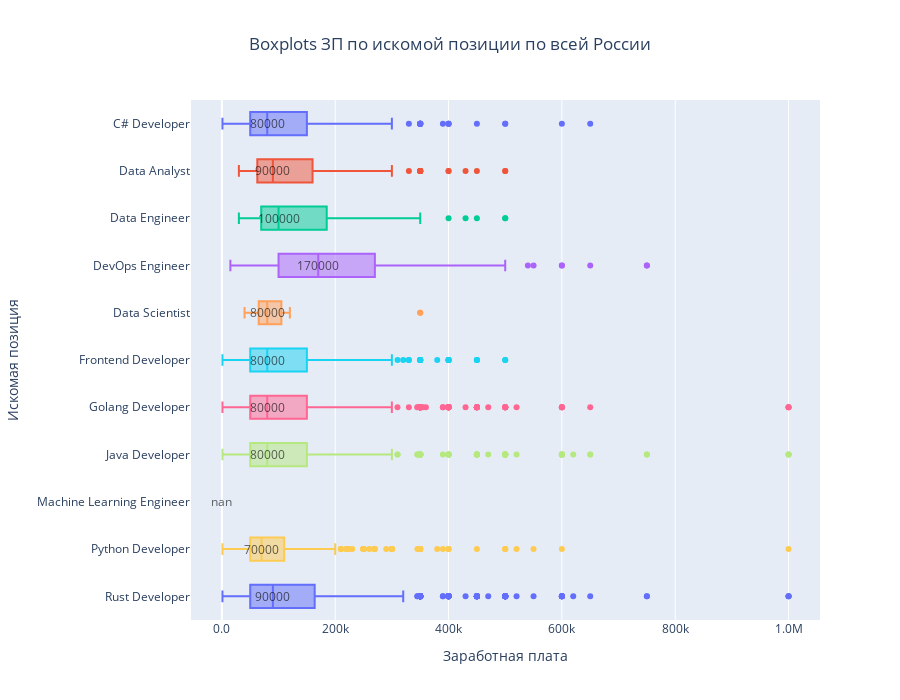

The notebook cell saved with this chart:
### Code cell
fig = px.box(preprocessed_df[["Искомая позиция", "ЗП"]], 
             x="ЗП", 
             y="Искомая позиция", 
             title="Boxplots ЗП по искомой позиции по всей России",
             labels={"ЗП": "Заработная плата", "Искомая позиция": "Искомая позиция"},
             height=700,
             color="Искомая позиция"
             )

fig.update_layout(
    xaxis=dict(
        tickformat='.2s',  # Использование разделителей тысяч
        title="Заработная плата",  # Заголовок оси Y
    ),
    yaxis_title="Искомая позиция",
    title_x=0.5,
    showlegend=False
)

for position in median_salary_by_positions['Искомая позиция']:
    median_value = median_salary_by_positions.loc[median_salary_by_positions['Искомая позиция'] == position, 'Медиана'].values[0]
    fig.add_annotation(
        x=median_value,
        y=position,
        text=f"{median_value:.0f}",
        showarrow=False,
        font=dict(color="black", size=12),
        opacity=0.6,
        align="center",
        # xshift=10,
    )

fig.show()

### Figure 1 — Plotly figure (JSON) as saved in the notebook; plotly's stock layout.template omitted (floating-point values rounded to 4 significant figures; data arrays with more than 128 entries replaced by an {"elided": "..."} marker saying what was removed)
{"data": [{"alignmentgroup": "True", "hovertemplate": "Искомая позиция=%{y}<br>Заработная плата=%{x}<extra></extra>", "legendgroup": "C# Developer", "marker": {"color": "#636efa"}, "name": "C# Developer", "notched": false, "offsetgroup": "C# Developer", "orientation": "h", "showlegend": true, "type": "box", "x": {"elided": "840 int values"}, "x0": " ", "xaxis": "x", "y": {"elided": "840 str values"}, "y0": " ", "yaxis": "y"}, {"alignmentgroup": "True", "hovertemplate": "Искомая позиция=%{y}<br>Заработная плата=%{x}<extra></extra>", "legendgroup": "Data Analyst", "marker": {"color": "#EF553B"}, "name": "Data Analyst", "notched": false, "offsetgroup": "Data Analyst", "orientation": "h", "showlegend": true, "type": "box", "x": {"elided": "339 int values"}, "x0": " ", "xaxis": "x", "y": {"elided": "339 str values"}, "y0": " ", "yaxis": "y"}, {"alignmentgroup": "True", "hovertemplate": "Искомая позиция=%{y}<br>Заработная плата=%{x}<extra></extra>", "legendgroup": "Data Engineer", "marker": {"color": "#00cc96"}, "name": "Data Engineer", "notched": false, "offsetgroup": "Data Engineer", "orientation": "h", "showlegend": true, "type": "box", "x": {"elided": "243 int values"}, "x0": " ", "xaxis": "x", "y": {"elided": "243 str values"}, "y0": " ", "yaxis": "y"}, {"alignmentgroup": "True", "hovertemplate": "Искомая позиция=%{y}<br>Заработная плата=%{x}<extra></extra>", "legendgroup": "DevOps Engineer", "marker": {"color": "#ab63fa"}, "name": "DevOps Engineer", "notched": false, "offsetgroup": "DevOps Engineer", "orientation": "h", "showlegend": true, "type": "box", "x": {"elided": "536 int values"}, "x0": " ", "xaxis": "x", "y": {"elided": "536 str values"}, "y0": " ", "yaxis": "y"}, {"alignmentgroup": "True", "hovertemplate": "Искомая позиция=%{y}<br>Заработная плата=%{x}<extra></extra>", "legendgroup": "Data Scientist", "marker": {"color": "#FFA15A"}, "name": "Data Scientist", "notched": false, "offsetgroup": "Data Scientist", "orientation": "h", "showlegend": true, "type": "box", "x": [null, null, null, 120000, 80000, 65000, null, null, 90000, 105000, 70000, 100000, null, null, null, null, null, 65000, null, 70000, 40000, 350000, null, null, null, null, 120000, 80000, 65000, null, null, 90000, 105000, 70000, 100000, null, null, null, null, null, 65000, null, 70000, 40000, 350000, null], "x0": " ", "xaxis": "x", "y": ["Data Scientist", "Data Scientist", "Data Scientist", "Data Scientist", "Data Scientist", "Data Scientist", "Data Scientist", "Data Scientist", "Data Scientist", "Data Scientist", "Data Scientist", "Data Scientist", "Data Scientist", "Data Scientist", "Data Scientist", "Data Scientist", "Data Scientist", "Data Scientist", "Data Scientist", "Data Scientist", "Data Scientist", "Data Scientist", "Data Scientist", "Data Scientist", "Data Scientist", "Data Scientist", "Data Scientist", "Data Scientist", "Data Scientist", "Data Scientist", "Data Scientist", "Data Scientist", "Data Scientist", "Data Scientist", "Data Scientist", "Data Scientist", "Data Scientist", "Data Scientist", "Data Scientist", "Data Scientist", "Data Scientist", "Data Scientist", "Data Scientist", "Data Scientist", "Data Scientist", "Data Scientist"], "y0": " ", "yaxis": "y"}, {"alignmentgroup": "True", "hovertemplate": "Искомая позиция=%{y}<br>Заработная плата=%{x}<extra></extra>", "legendgroup": "Frontend Developer", "marker": {"color": "#19d3f3"}, "name": "Frontend Developer", "notched": false, "offsetgroup": "Frontend Developer", "orientation": "h", "showlegend": true, "type": "box", "x": {"elided": "1763 int values"}, "x0": " ", "xaxis": "x", "y": {"elided": "1763 str values"}, "y0": " ", "yaxis": "y"}, {"alignmentgroup": "True", "hovertemplate": "Искомая позиция=%{y}<br>Заработная плата=%{x}<extra></extra>", "legendgroup": "Golang Developer", "marker": {"color": "#FF6692"}, "name": "Golang Developer", "notched": false, "offsetgroup": "Golang Developer", "orientation": "h", "showlegend": true, "type": "box", "x": {"elided": "3164 int values"}, "x0": " ", "xaxis": "x", "y": {"elided": "3164 str values"}, "y0": " ", "yaxis": "y"}, {"alignmentgroup": "True", "hovertemplate": "Искомая позиция=%{y}<br>Заработная плата=%{x}<extra></extra>", "legendgroup": "Java Developer", "marker": {"color": "#B6E880"}, "name": "Java Developer", "notched": false, "offsetgroup": "Java Developer", "orientation": "h", "showlegend": true, "type": "box", "x": {"elided": "2768 int values"}, "x0": " ", "xaxis": "x", "y": {"elided": "2768 str values"}, "y0": " ", "yaxis": "y"}, {"alignmentgroup": "True", "hovertemplate": "Искомая позиция=%{y}<br>Заработная плата=%{x}<extra></extra>", "legendgroup": "Machine Learning Engineer", "marker": {"color": "#FF97FF"}, "name": "Machine Learning Engineer", "notched": false, "offsetgroup": "Machine Learning Engineer", "orientation": "h", "showlegend": true, "type": "box", "x": [null, null, null, null], "x0": " ", "xaxis": "x", "y": ["Machine Learning Engineer", "Machine Learning Engineer", "Machine Learning Engineer", "Machine Learning Engineer"], "y0": " ", "yaxis": "y"}, {"alignmentgroup": "True", "hovertemplate": "Искомая позиция=%{y}<br>Заработная плата=%{x}<extra></extra>", "legendgroup": "Python Developer", "marker": {"color": "#FECB52"}, "name": "Python Developer", "notched": false, "offsetgroup": "Python Developer", "orientation": "h", "showlegend": true, "type": "box", "x": {"elided": "2748 int values"}, "x0": " ", "xaxis": "x", "y": {"elided": "2748 str values"}, "y0": " ", "yaxis": "y"}, {"alignmentgroup": "True", "hovertemplate": "Искомая позиция=%{y}<br>Заработная плата=%{x}<extra></extra>", "legendgroup": "Rust Developer", "marker": {"color": "#636efa"}, "name": "Rust Developer", "notched": false, "offsetgroup": "Rust Developer", "orientation": "h", "showlegend": true, "type": "box", "x": {"elided": "2725 int values"}, "x0": " ", "xaxis": "x", "y": {"elided": "2725 str values"}, "y0": " ", "yaxis": "y"}], "layout": {"annotations": [{"align": "center", "font": {"color": "black", "size": 12}, "opacity": 0.6, "showarrow": false, "text": "80000", "x": 80000, "y": "C# Developer"}, {"align": "center", "font": {"color": "black", "size": 12}, "opacity": 0.6, "showarrow": false, "text": "90000", "x": 90000, "y": "Data Analyst"}, {"align": "center", "font": {"color": "black", "size": 12}, "opacity": 0.6, "showarrow": false, "text": "100000", "x": 100000, "y": "Data Engineer"}, {"align": "center", "font": {"color": "black", "size": 12}, "opacity": 0.6, "showarrow": false, "text": "80000", "x": 80000, "y": "Data Scientist"}, {"align": "center", "font": {"color": "black", "size": 12}, "opacity": 0.6, "showarrow": false, "text": "170000", "x": 170000, "y": "DevOps Engineer"}, {"align": "center", "font": {"color": "black", "size": 12}, "opacity": 0.6, "showarrow": false, "text": "80000", "x": 80000, "y": "Frontend Developer"}, {"align": "center", "font": {"color": "black", "size": 12}, "opacity": 0.6, "showarrow": false, "text": "80000", "x": 80000, "y": "Golang Developer"}, {"align": "center", "font": {"color": "black", "size": 12}, "opacity": 0.6, "showarrow": false, "text": "80000", "x": 80000, "y": "Java Developer"}, {"align": "center", "font": {"color": "black", "size": 12}, "opacity": 0.6, "showarrow": false, "text": "nan", "x": null, "y": "Machine Learning Engineer"}, {"align": "center", "font": {"color": "black", "size": 12}, "opacity": 0.6, "showarrow": false, "text": "70000", "x": 70000, "y": "Python Developer"}, {"align": "center", "font": {"color": "black", "size": 12}, "opacity": 0.6, "showarrow": false, "text": "90000", "x": 90000, "y": "Rust Developer"}], "boxmode": "overlay", "height": 700, "legend": {"title": {"text": "Искомая позиция"}, "tracegroupgap": 0}, "showlegend": false, "title": {"text": "Boxplots ЗП по искомой позиции по всей России", "x": 0.5}, "xaxis": {"anchor": "y", "domain": [0, 1], "tickformat": ".2s", "title": {"text": "Заработная плата"}}, "yaxis": {"anchor": "x", "categoryarray": ["Rust Developer", "Python Developer", "Machine Learning Engineer", "Java Developer", "Golang Developer", "Frontend Developer", "Data Scientist", "DevOps Engineer", "Data Engineer", "Data Analyst", "C# Developer"], "categoryorder": "array", "domain": [0, 1], "title": {"text": "Искомая позиция"}}}}
